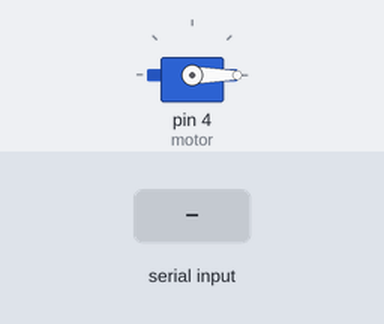
Recording of a sketch running on a simulated Arduino Uno, built with avr-gcc and run on an emulated ATmega328P. Parts: servo. The inputs (shaded band) are chosen by the test bench. What the sketch prints to the serial monitor is not drawn.

Above: at 1.2 s.
1.3 s: "a" received over Serial
At 1.67 s:
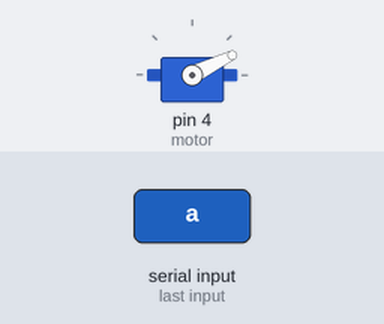
At 3.2 s:
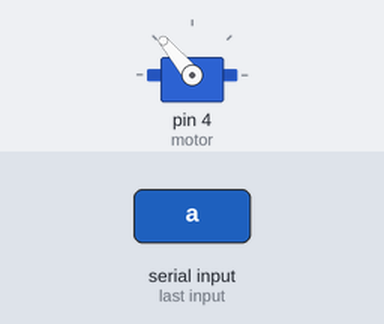
4.3 s: "d" received over Serial
At 4.52 s:
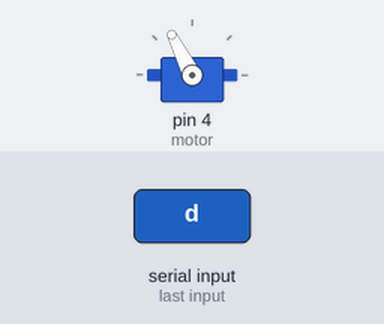
Timing chart, 0 to 7.3 s (numbered marks = the images above; inputs shaded):
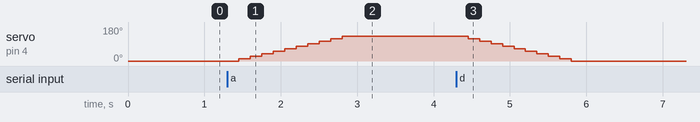

Measured:
- after the input at 1.3 s, servo on pin 4 (motor): moves from 0° to 130° over 1.4 s, starting after 0.15 s
- after the input at 4.3 s, servo on pin 4 (motor): moves from 130° to 0° over 1.4 s, starting after 0.15 s

The sketch:

0728_A130D150.ino
```cpp
#include <Servo.h>
Servo servo;

int motor =4;
int current_servo=0;
void setup() {
  servo.attach(motor);
  servo.write(0);

  Serial.begin(9600);
}

void loop() {
  char input = Serial.read();

  if (input=='a') {
    Serial.print("팽창\n");
    for(int i=0; i<=10; i++) {
      current_servo=servo.read();
      servo.write(13*i);
      Serial.println(i);
      Serial.println(current_servo);
      delay(150);
    }
  }

  if (input=='d') {
    Serial.print("수축\n");
    for(int i=10; i>=0; i--) {
      current_servo=servo.read();
      servo.write(13*i);
      Serial.println(10-i);
      Serial.println(current_servo);
      delay(150);
    }
  }
}
```
